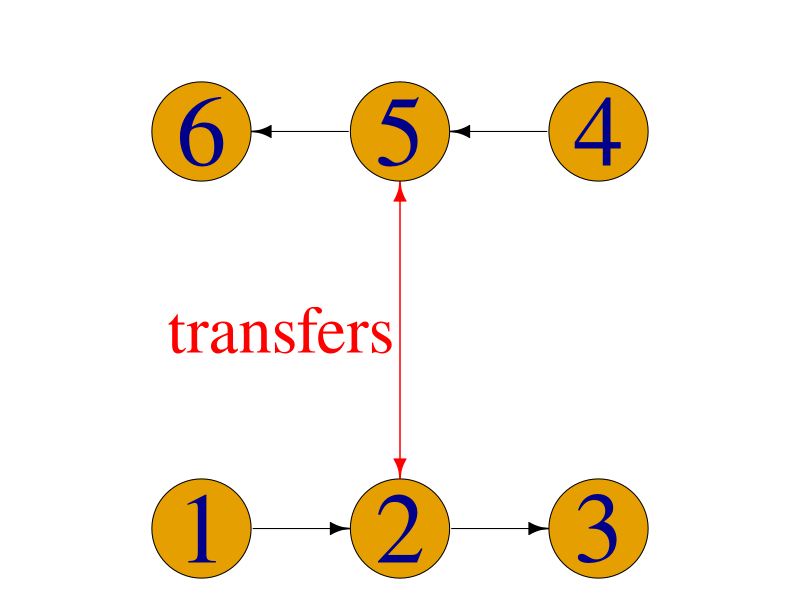

R code for this plot:
library(igraph)

adj = matrix(c(0, 1, 0, 0, 0, 0,
               0, 0, 1, 0, 1, 0,
               0, 0, 0, 0, 0, 0, 
               0, 0, 0, 0, 1, 0,
               0, 1, 0, 0, 0, 1,
               0, 0, 0, 0, 0, 0), 6, 6, byrow=T)

layout = matrix(c(0, 0, 
                  1, 0, 
                  2, 0, 
                  2, 1, 
                  1, 1, 
                  0, 1), 6, 2, byrow=T)

g = graph_from_adjacency_matrix(adj)

png("tuto_network.png")
par(mar=c(0,0,3,0)+.1, bg=NA)
plot(g, layout=layout.norm(layout), vertex.size=50, vertex.label.cex=6,
     edge.color=c("black", "black", "red", 
                         "black", "red", "black"), 
                         edge.label=c("", "", "", 
                                      "", "transfers", ""),
     edge.label.x=rep(-0.6, 6), edge.label.y=rep(0, 6), edge.label.cex=4,
     edge.label.color="red")
dev.off()
